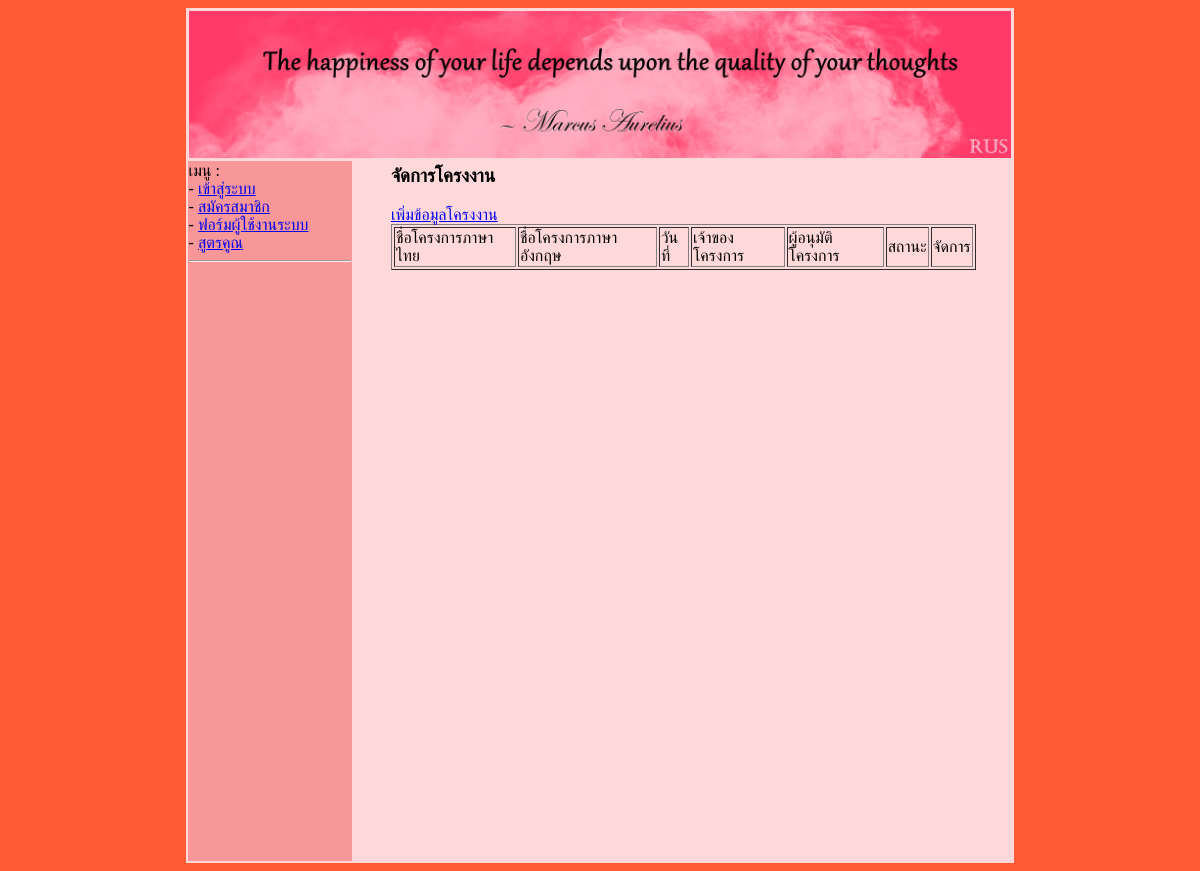
Page /project_allow.php on the earlier database version.
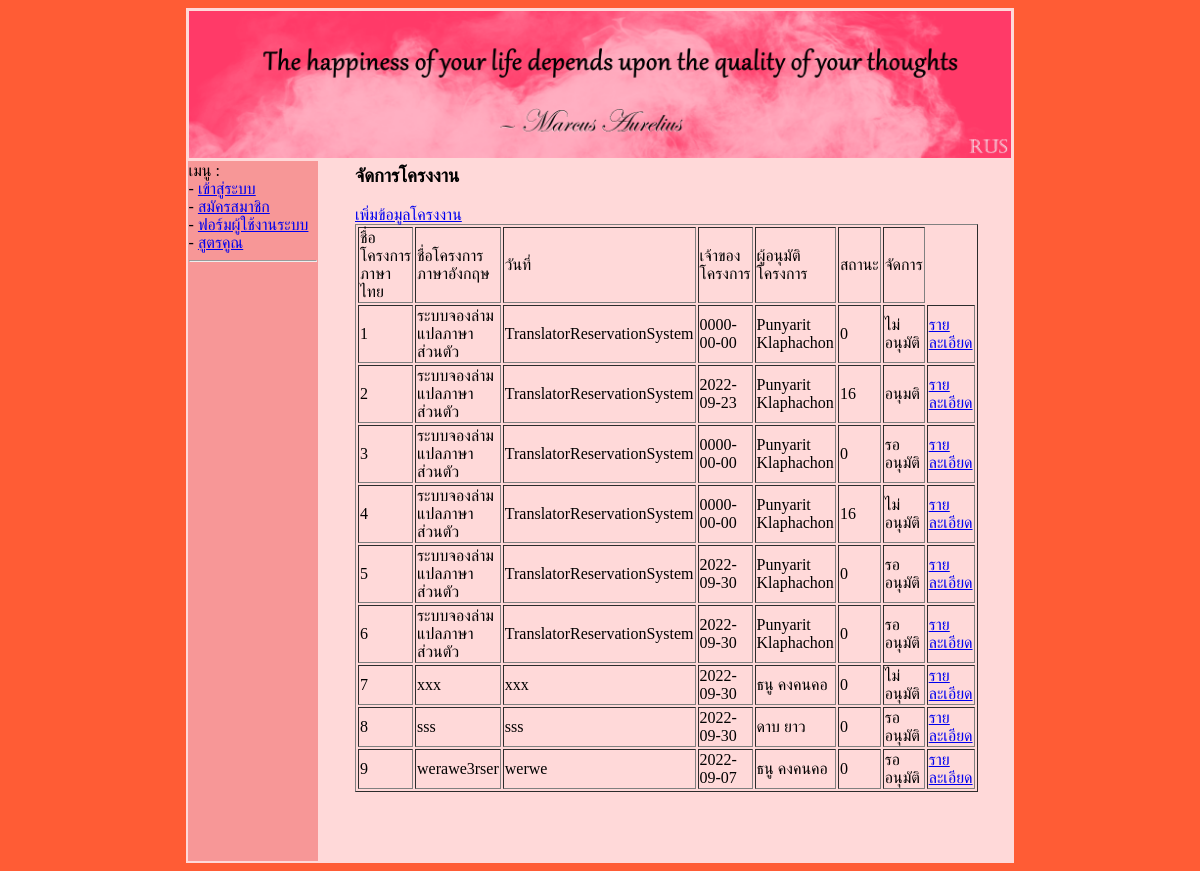
Same page on the later database version.
### tables this page shows
CREATE TABLE `project` (
  `pro_id` int(11) NOT NULL,
  `pro_date` date NOT NULL,
  `pro_nameTH` varchar(200) NOT NULL,
  `pro_nameEN` varchar(200) NOT NULL,
  `pro_detail` text NOT NULL,
  `mem_id` int(11) NOT NULL,
  `boss_id` int(11) NOT NULL,
  `pro_status` int(11) NOT NULL
);

CREATE TABLE `member` (
  `mem_id` int(11) NOT NULL,
  `mem_fname` varchar(100) NOT NULL,
  `mem_lname` varchar(100) NOT NULL,
  `prefix_id` int(11) NOT NULL,
  `mem_telephone` varchar(20) NOT NULL,
  `mem_email` varchar(100) NOT NULL,
  `mem_user` varchar(30) NOT NULL,
  `mem_password` varchar(30) NOT NULL,
  `mem_status` varchar(20) NOT NULL COMMENT '1 = ผู้ดูแลระบบ, 2 = พนักงาน, 3 = ผู้ใช้ทั่วไป'
);

### project_allow.php (the view, shortened to what this page needs)
<?php
    include("./header.php");
    include("./menu.php");
    include("./sqliConnect.php");
?>
<table width="90%" align="center">
    <tr>
        <td>
            <h3>จัดการโครงงาน</h3>
            <a href="./project_add.php">เพิ่มข้อมูลโครงงาน</a>
            <table border="1">
                <tr>
                    <td>ชื่อโครงการภาษาไทย</td>
                    <td>ชื่อโครงการภาษาอังกฤษ</td>
                    <td>วันที่</td>
                    <td>เจ้าของโครงการ</td>
                    <td>ผู้อนุมัติโครงการ</td>
                    <td>สถานะ</td>
                    <td>จัดการ</td>
                <?php
                    $sql = "select * from project,member where project.mem_id=member.mem_id;";
                    $result = $mysqli->query($sql);
                    while($row = $result->fetch_assoc()){
                        $pro_id = $row['pro_id'];
                        $pro_nameTH = $row['pro_nameTH'];
                        $pro_nameEN = $row['pro_nameEN'];
                        $pro_date = $row['pro_date'];
                        $boss_id = $row['boss_id'];
                        $pro_status = $row['pro_status'];
                        $mem_fname= $row['mem_fname'];
                        $mem_lname= $row['mem_lname'];
                        $status = "";
                        if ($pro_status == "1"){
                            $status = "รออนุมัติ";
                        }else if ($pro_status == "2"){
                            $status = "อนุมติ";
                        }else if ($pro_status == "3"){
                            $status = "ไม่อนุมัติ";
                        }
                        echo "
                            <tr>
                                <td>$pro_id</td>
                                <td>$pro_nameTH</td>
                                <td>$pro_nameEN</td>
                                <td>$pro_date</td>
                                <td>$mem_fname  $mem_lname</td>
                                <td>$boss_id</td>
                                <td>$status</td>
                                <td>
                                    <a href=\"./project_allowdetail.php?pro_id=$pro_id\">รายละเอียด</a>
                                </td>
                            </tr>
                        ";
                    }
                ?>
            </table>
        </td>
    </tr>
</table>
<?php
    include("./footer.php");
?>

Differences in the rows shown:
added project: pro_id "1", pro_nameTH "ระบบจองล่ามแปลภาษาส่วนตัว", pro_nameEN "TranslatorReservationSystem", pro_date "0000-00-00", mem.mem_fname "Punyarit", mem.mem_lname "Klaphachon", boss "0", pro_status "ไม่อนุมัติ"
added project: pro_id "2", pro_nameTH "ระบบจองล่ามแปลภาษาส่วนตัว", pro_nameEN "TranslatorReservationSystem", pro_date "2022-09-23", mem.mem_fname "Punyarit", mem.mem_lname "Klaphachon", boss "16", pro_status "อนุมติ"
added project: pro_id "3", pro_nameTH "ระบบจองล่ามแปลภาษาส่วนตัว", pro_nameEN "TranslatorReservationSystem", pro_date "0000-00-00", mem.mem_fname "Punyarit", mem.mem_lname "Klaphachon", boss "0", pro_status "รออนุมัติ"
added project: pro_id "4", pro_nameTH "ระบบจองล่ามแปลภาษาส่วนตัว", pro_nameEN "TranslatorReservationSystem", pro_date "0000-00-00", mem.mem_fname "Punyarit", mem.mem_lname "Klaphachon", boss "16", pro_status "ไม่อนุมัติ"
added project: pro_id "5", pro_nameTH "ระบบจองล่ามแปลภาษาส่วนตัว", pro_nameEN "TranslatorReservationSystem", pro_date "2022-09-30", mem.mem_fname "Punyarit", mem.mem_lname "Klaphachon", boss "0", pro_status "รออนุมัติ"
added project: pro_id "6", pro_nameTH "ระบบจองล่ามแปลภาษาส่วนตัว", pro_nameEN "TranslatorReservationSystem", pro_date "2022-09-30", mem.mem_fname "Punyarit", mem.mem_lname "Klaphachon", boss "0", pro_status "รออนุมัติ"
added project: pro_id "7", pro_nameTH "xxx", pro_nameEN "xxx", pro_date "2022-09-30", mem.mem_fname "ธนู", mem.mem_lname "คงคนคอ", boss "0", pro_status "ไม่อนุมัติ"
added project: pro_id "8", pro_nameTH "sss", pro_nameEN "sss", pro_date "2022-09-30", mem.mem_fname "ดาบ", mem.mem_lname "ยาว", boss "0", pro_status "รออนุมัติ"
added project: pro_id "9", pro_nameTH "werawe3rser", pro_nameEN "werwe", pro_date "2022-09-07", mem.mem_fname "ธนู", mem.mem_lname "คงคนคอ", boss "0", pro_status "รออนุมัติ"
